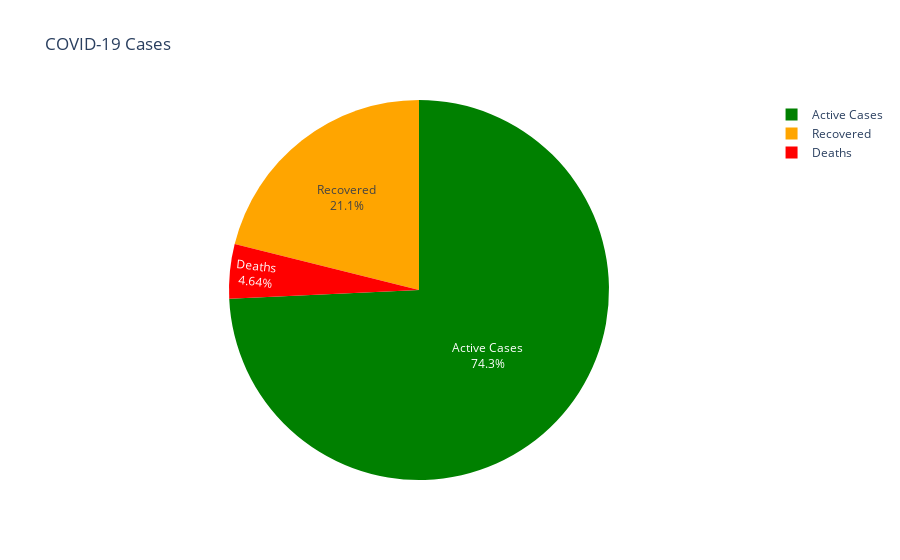

The notebook cell saved with this chart:
### Code cell
labels = ['Deaths', 'Recovered', 'Active Cases']
deaths_total = grp_by_country['Deaths'].sum()
recovered_total = grp_by_country['Recovered'].sum()
active_cases = grp_by_country['Active Cases'].sum()
values = [deaths_total, recovered_total, active_cases]

colors = ['red', 'orange', 'green']

pie_chart = px.pie(grp_by_country, names=labels, values=values, 
                              title='COVID-19 Cases'
                            )
pie_chart.update_traces(textposition='inside', textinfo='percent+label', marker_colors = colors)


pie_chart.show()

### Figure 1 — Plotly figure (JSON) as saved in the notebook; plotly's stock layout.template omitted (floating-point values rounded to 4 significant figures)
{"data": [{"domain": {"x": [0, 1], "y": [0, 1]}, "hoverlabel": {"namelength": 0}, "hovertemplate": "label=%{label}<br>value=%{value}", "labels": ["Deaths", "Recovered", "Active Cases"], "legendgroup": "", "marker": {"colors": ["red", "orange", "green"]}, "name": "", "showlegend": true, "textinfo": "percent+label", "textposition": "inside", "type": "pie", "values": [30652, 139415, 490639]}], "layout": {"legend": {"tracegroupgap": 0}, "title": {"text": "COVID-19 Cases"}}}
